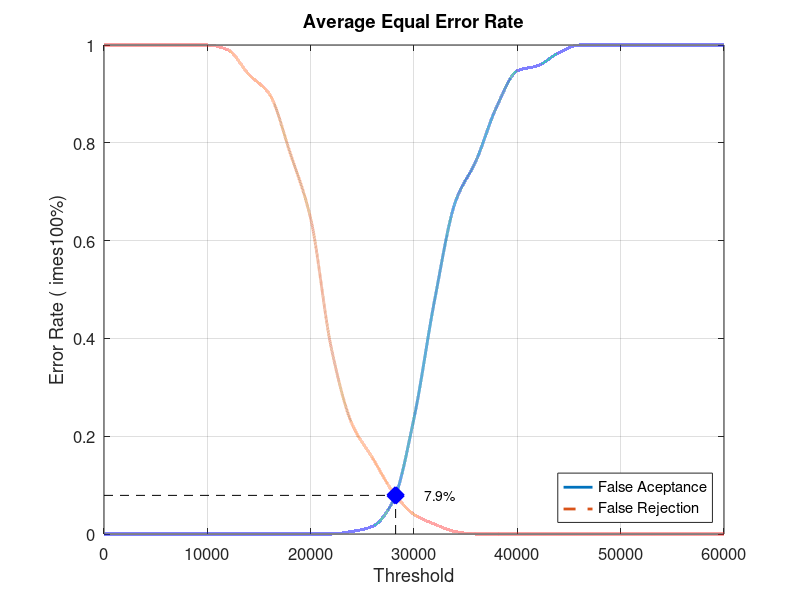
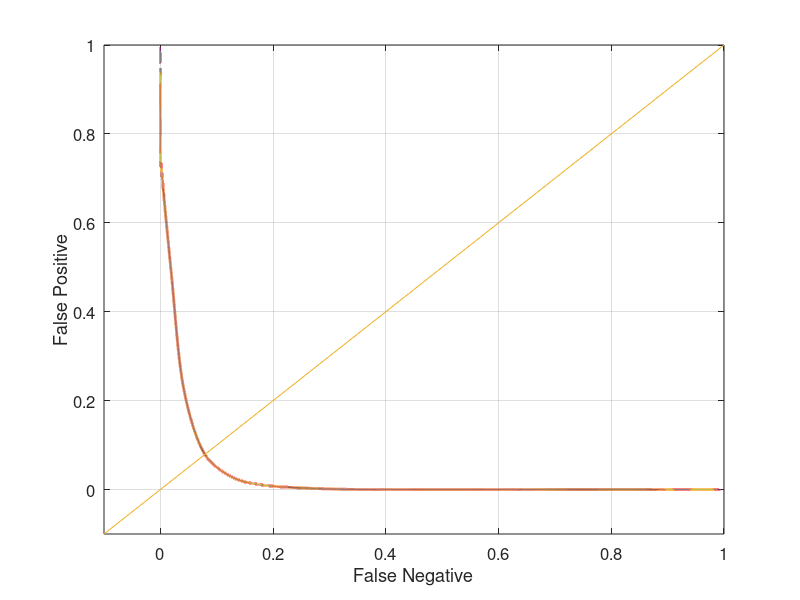

Write the MATLAB code that produced these figures, in order.
close all;
clear;
clc;
x = 0:2000:60000;
xq = 0:0.5:60000;

y0 = [0 0 0 0 0 0 0 0 0 0 0 0 0.00526316 0.0157895 0.0684211 0.236842 0.478947 0.678947 0.763158 0.873684 0.947368 0.957895 0.984211 1 1 1 1 1 1 1 1]
yy0 = interp1(x, y0, xq, 'pchip');
y1 = [1 1 1 1 1 1 0.99 0.94 0.9 0.78 0.645 0.38 0.225 0.155 0.085 0.04 0.02 0.005 0 0 0 0 0 0 0 0 0 0 0 0 0]
yy1 = interp1(x, y1, xq, 'pchip');

% Calculating EER: 
y2 = abs(y0 - y1);
find(y2 == min(y2))
yy2 = abs(yy0 - yy1);
xEER = find(yy2 == min(yy2));
xEERIndex = xq(xEER) % X-axis EER
yEER = yy0(xEER) % Y-axis EER

main = figure
plot(xq, yy0,'-','LineWidth', 2);	hold on
plot(xq, yy1,'--','LineWidth', 2);	hold on
plot([xEERIndex xEERIndex], [0 yEER], 'k--');	hold on
plot([0 xEERIndex], [yEER yEER], 'k--');	hold on
plot(xEERIndex, yEER, 'bx', 'LineWidth', 10);	hold on
text(xEERIndex + 10 * xEERIndex / 100, yEER, [num2str(round((10000 * yEER)) / 100) '%'])
legend('False Aceptance', 'False Rejection', 'Location', 'SouthEast')
xlabel('Threshold')
ylabel('Error Rate (	imes100%)')
title('Average Equal Error Rate')
set(gca, 'FontSize', 12)
axis([0 60000 0 1])
grid on

print(main, 'Database5_1Main', '-dpng');
FNRxFPR = figure('Color', [1 1 1]);
plot(yy1, yy0, '-', yy1, yy0, 'LineWidth', 2);
hold on
y = -0.1:0.1:1
plot(y, y); 
set(gca, 'FontSize', 12)
xlabel('False Negative')
ylabel('False Positive')
axis([-0.1 1 -0.1 1])
set(gca, 'FontSize', 12)
grid on

print(FNRxFPR, 'Database5_1FNRxFPR','-dpng');
